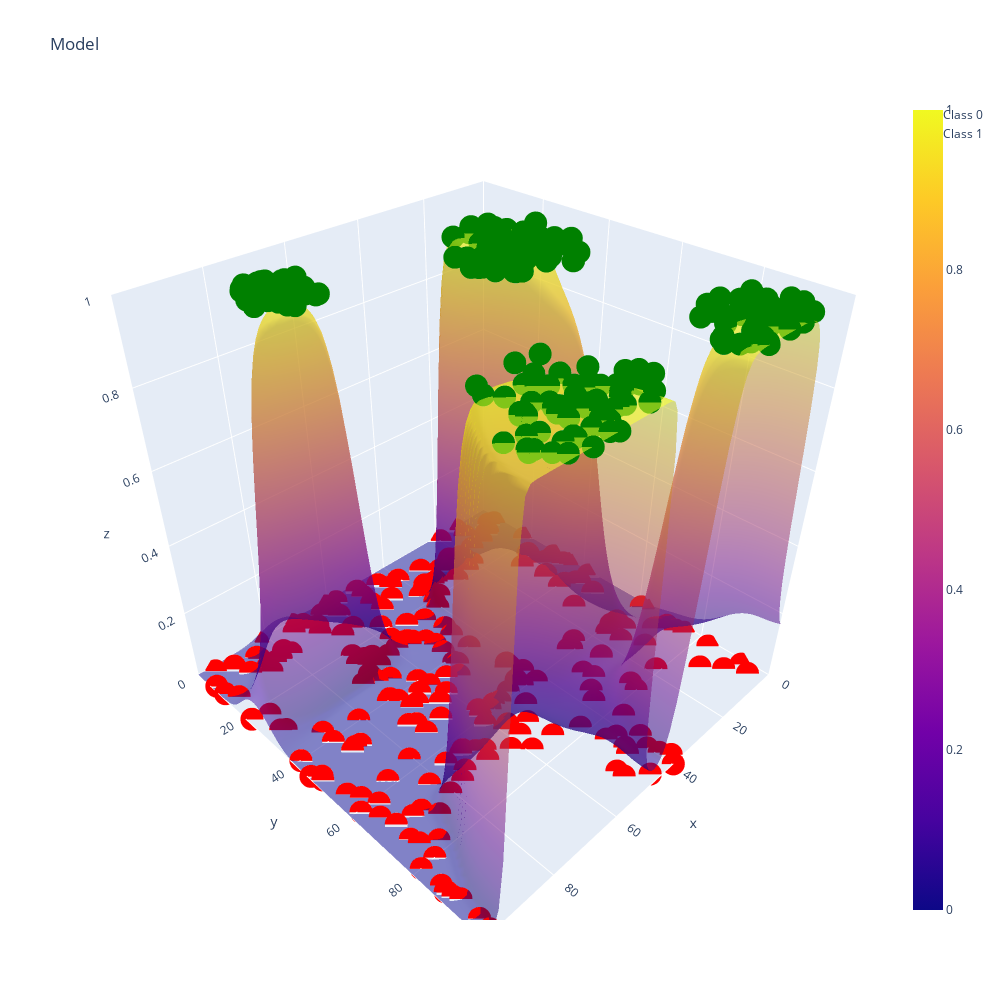

Notebook cell for this chart:
### Code cell
plot_model_2d_in_3d_py(model_g, data)

### Figure 1 — Plotly figure (JSON) as saved in the notebook; plotly's stock layout.template omitted (floating-point values rounded to 4 significant figures; data arrays with more than 128 entries replaced by an {"elided": "..."} marker saying what was removed)
{"data": [{"marker": {"color": "red"}, "mode": "markers", "name": "Class 0", "type": "scatter3d", "x": {"elided": "250 float values"}, "y": {"elided": "250 float values"}, "z": {"elided": "250 int values"}}, {"marker": {"color": "green"}, "mode": "markers", "name": "Class 1", "type": "scatter3d", "x": {"elided": "250 float values"}, "y": {"elided": "250 float values"}, "z": {"elided": "250 int values"}}, {"opacity": 0.5, "type": "surface", "x": {"elided": "100x100 float values"}, "y": {"elided": "100x100 float values"}, "z": {"elided": "100x100 float values"}}], "layout": {"height": 1000, "scene": {"xaxis": {"range": [0, 100], "title": {"text": "x"}}, "yaxis": {"range": [0, 100], "title": {"text": "y"}}, "zaxis": {"range": [0, 1], "title": {"text": "z"}}}, "title": {"text": "Model"}, "width": 1000}}
